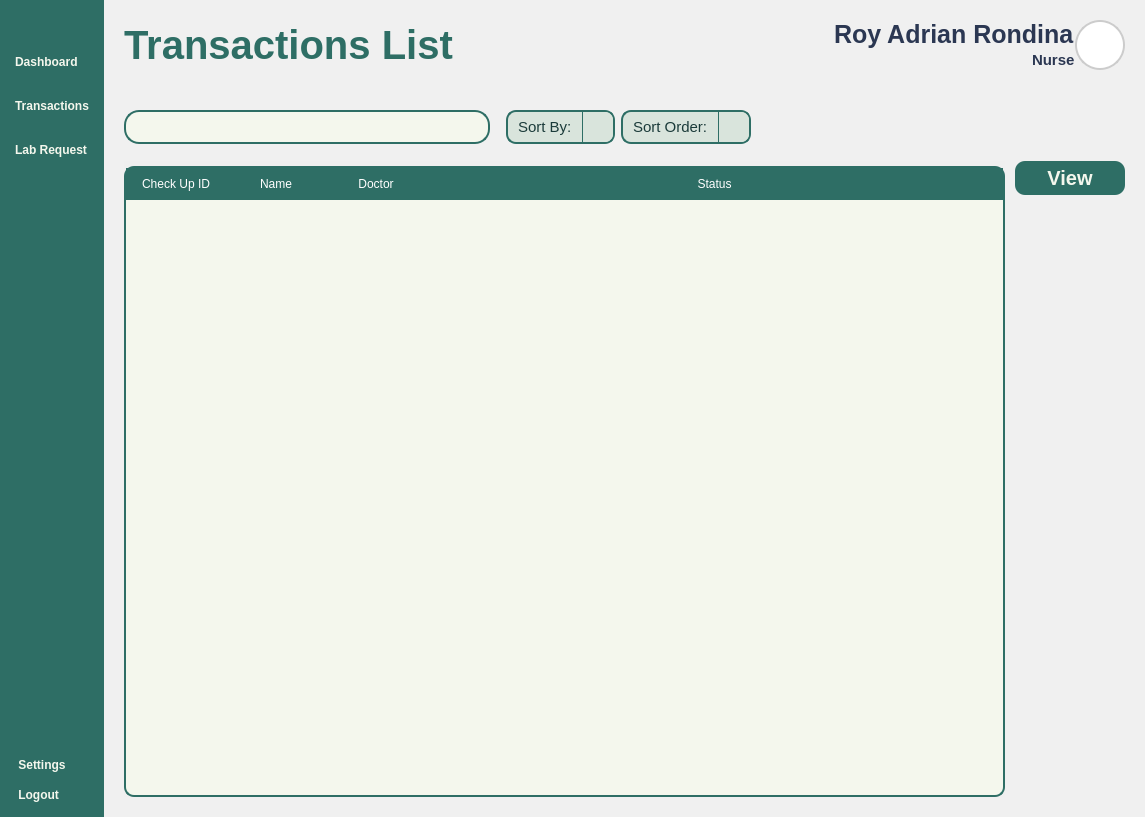
<?xml version="1.0" encoding="UTF-8"?>
<ui version="4.0">
 <class>Form</class>
 <widget class="QWidget" name="Form">
  <property name="geometry">
   <rect>
    <x>0</x>
    <y>0</y>
    <width>1145</width>
    <height>817</height>
   </rect>
  </property>
  <property name="windowTitle">
   <string>Form</string>
  </property>
  <property name="styleSheet">
   <string notr="true">*{
	padding: 0px;
	margin: 0px;
	border: 0px;
}
QPushButton {
	font: 900 16pt &quot;Satoshi Black&quot;;
	background-color: transparent;
 	border-radius: 10px;
	font-weight: bold;	
	color: #F4F7ED;
	text-align: left;
	padding: 5px 5px;
}
#NavBar {
    background-color: #2E6E65; 
}
QLabel {
	font: 900 10pt &quot;Satoshi Black&quot;;
	font-size: 20px;
	font-weight: bold;
	color: #2E6E65;
	qproperty-alignment: 'AlignLeft';
    qproperty-wordWrap: true;
	background: transparent;
}

</string>
  </property>
  <layout class="QHBoxLayout" name="horizontalLayout">
   <property name="spacing">
    <number>0</number>
   </property>
   <property name="leftMargin">
    <number>0</number>
   </property>
   <property name="topMargin">
    <number>0</number>
   </property>
   <property name="rightMargin">
    <number>0</number>
   </property>
   <property name="bottomMargin">
    <number>0</number>
   </property>
   <item>
    <widget class="QWidget" name="NavBar" native="true">
     <property name="sizePolicy">
      <sizepolicy hsizetype="Preferred" vsizetype="Expanding">
       <horstretch>0</horstretch>
       <verstretch>0</verstretch>
      </sizepolicy>
     </property>
     <layout class="QVBoxLayout" name="verticalLayout_3">
      <property name="spacing">
       <number>6</number>
      </property>
      <property name="leftMargin">
       <number>10</number>
      </property>
      <property name="topMargin">
       <number>10</number>
      </property>
      <property name="rightMargin">
       <number>10</number>
      </property>
      <property name="bottomMargin">
       <number>10</number>
      </property>
      <item>
       <widget class="QPushButton" name="DashBoardButton_2">
        <property name="text">
         <string/>
        </property>
        <property name="icon">
         <iconset resource="../Images/resources.qrc">
          <normaloff>:/icons/icons/align-justify.svg</normaloff>:/icons/icons/align-justify.svg</iconset>
        </property>
        <property name="iconSize">
         <size>
          <width>40</width>
          <height>40</height>
         </size>
        </property>
       </widget>
      </item>
      <item>
       <spacer name="verticalSpacer_3">
        <property name="orientation">
         <enum>Qt::Vertical</enum>
        </property>
        <property name="sizeType">
         <enum>QSizePolicy::Fixed</enum>
        </property>
        <property name="sizeHint" stdset="0">
         <size>
          <width>20</width>
          <height>10</height>
         </size>
        </property>
       </spacer>
      </item>
      <item>
       <layout class="QVBoxLayout" name="MainButtons_2">
        <property name="spacing">
         <number>20</number>
        </property>
        <property name="sizeConstraint">
         <enum>QLayout::SetNoConstraint</enum>
        </property>
        <item>
         <widget class="QPushButton" name="DashboardButton">
          <property name="text">
           <string>Dashboard</string>
          </property>
          <property name="icon">
           <iconset resource="../Images/resources.qrc">
            <normaloff>:/icons/icons/layout-dashboard.svg</normaloff>:/icons/icons/layout-dashboard.svg</iconset>
          </property>
          <property name="iconSize">
           <size>
            <width>40</width>
            <height>40</height>
           </size>
          </property>
         </widget>
        </item>
        <item>
         <widget class="QPushButton" name="TransactionsButton">
          <property name="styleSheet">
           <string notr="true">QPushButton{
	font: 900 20pt &quot;Satoshi Black&quot;;	
}</string>
          </property>
          <property name="text">
           <string>Transactions</string>
          </property>
          <property name="icon">
           <iconset resource="../Images/resources.qrc">
            <normaloff>:/icons/icons/tickets.svg</normaloff>:/icons/icons/tickets.svg</iconset>
          </property>
          <property name="iconSize">
           <size>
            <width>40</width>
            <height>40</height>
           </size>
          </property>
         </widget>
        </item>
        <item>
         <widget class="QPushButton" name="LabButton">
          <property name="text">
           <string>Lab Request</string>
          </property>
          <property name="icon">
           <iconset resource="../Images/resources.qrc">
            <normaloff>:/icons/icons/test-tubes.svg</normaloff>:/icons/icons/test-tubes.svg</iconset>
          </property>
          <property name="iconSize">
           <size>
            <width>40</width>
            <height>40</height>
           </size>
          </property>
         </widget>
        </item>
       </layout>
      </item>
      <item>
       <spacer name="verticalSpacer_4">
        <property name="orientation">
         <enum>Qt::Vertical</enum>
        </property>
        <property name="sizeType">
         <enum>QSizePolicy::Expanding</enum>
        </property>
        <property name="sizeHint" stdset="0">
         <size>
          <width>20</width>
          <height>40</height>
         </size>
        </property>
       </spacer>
      </item>
      <item>
       <layout class="QVBoxLayout" name="verticalLayout_4">
        <property name="sizeConstraint">
         <enum>QLayout::SetNoConstraint</enum>
        </property>
        <item>
         <widget class="QPushButton" name="ProfileButton">
          <property name="text">
           <string> Settings</string>
          </property>
          <property name="icon">
           <iconset resource="../Images/resources.qrc">
            <normaloff>:/icons/icons/user-round-cog.svg</normaloff>:/icons/icons/user-round-cog.svg</iconset>
          </property>
          <property name="iconSize">
           <size>
            <width>40</width>
            <height>40</height>
           </size>
          </property>
         </widget>
        </item>
        <item>
         <widget class="QPushButton" name="pushButton_10">
          <property name="text">
           <string> Logout</string>
          </property>
          <property name="icon">
           <iconset resource="../Images/resources.qrc">
            <normaloff>:/icons/icons/log-out.svg</normaloff>:/icons/icons/log-out.svg</iconset>
          </property>
          <property name="iconSize">
           <size>
            <width>40</width>
            <height>40</height>
           </size>
          </property>
         </widget>
        </item>
       </layout>
      </item>
     </layout>
    </widget>
   </item>
   <item>
    <widget class="QFrame" name="MainBodyContainer">
     <property name="styleSheet">
      <string notr="true">#MainBodyContainer {
	background-color: #f0f0f0;
}

#Header {
	padding: 20px 20px;
	padding-bottom: 10px;
}
QLabel {
    padding: 0px;
}
#UserType_2 {
	font: 300 10pt &quot;Lexend Light&quot;;
	font-size: 15px;
	color: #2B3752;
}
#UserName_2 {
	font: 600 10pt &quot;Lexend SemiBold&quot;;
	font-size: 25px;
	color: #2B3752;
}
#InterfaceTitle{
	font-size: 40px;
}
QGraphicsView {
    border: 2px solid #ccc;
    border-radius: 25px;
    background: white;
}

QComboBox {
    background-color: #2E6E65;
    font-size: 15px;
    color: #1b3b3a;
    border-radius: 10px;
    padding: 5px 10px;
    border: 1px solid #2E6E65;
}

QComboBox::drop-down {
    background: transparent;
    border: none;
    width: 20px;
}





</string>
     </property>
     <property name="frameShape">
      <enum>QFrame::StyledPanel</enum>
     </property>
     <property name="frameShadow">
      <enum>QFrame::Raised</enum>
     </property>
     <layout class="QVBoxLayout" name="verticalLayout_5">
      <property name="spacing">
       <number>0</number>
      </property>
      <property name="leftMargin">
       <number>0</number>
      </property>
      <property name="topMargin">
       <number>0</number>
      </property>
      <property name="rightMargin">
       <number>0</number>
      </property>
      <property name="bottomMargin">
       <number>0</number>
      </property>
      <item>
       <widget class="QFrame" name="Header">
        <property name="sizePolicy">
         <sizepolicy hsizetype="Expanding" vsizetype="Preferred">
          <horstretch>0</horstretch>
          <verstretch>0</verstretch>
         </sizepolicy>
        </property>
        <property name="frameShape">
         <enum>QFrame::StyledPanel</enum>
        </property>
        <property name="frameShadow">
         <enum>QFrame::Raised</enum>
        </property>
        <layout class="QHBoxLayout" name="horizontalLayout_2">
         <property name="spacing">
          <number>0</number>
         </property>
         <property name="leftMargin">
          <number>0</number>
         </property>
         <property name="topMargin">
          <number>0</number>
         </property>
         <property name="rightMargin">
          <number>0</number>
         </property>
         <property name="bottomMargin">
          <number>0</number>
         </property>
         <item>
          <widget class="QLabel" name="InterfaceTitle">
           <property name="text">
            <string>Transactions List</string>
           </property>
          </widget>
         </item>
         <item>
          <layout class="QHBoxLayout" name="UserPanel">
           <property name="rightMargin">
            <number>0</number>
           </property>
           <item>
            <layout class="QVBoxLayout" name="UserInfo_2">
             <property name="spacing">
              <number>0</number>
             </property>
             <item alignment="Qt::AlignRight">
              <widget class="QLabel" name="UserName_2">
               <property name="text">
                <string>Roy Adrian Rondina</string>
               </property>
               <property name="alignment">
                <set>Qt::AlignLeading</set>
               </property>
              </widget>
             </item>
             <item alignment="Qt::AlignRight">
              <widget class="QLabel" name="UserType_2">
               <property name="text">
                <string>Nurse</string>
               </property>
              </widget>
             </item>
            </layout>
           </item>
           <item>
            <widget class="QFrame" name="Profile">
             <property name="sizePolicy">
              <sizepolicy hsizetype="Fixed" vsizetype="Fixed">
               <horstretch>0</horstretch>
               <verstretch>0</verstretch>
              </sizepolicy>
             </property>
             <property name="minimumSize">
              <size>
               <width>50</width>
               <height>50</height>
              </size>
             </property>
             <property name="maximumSize">
              <size>
               <width>50</width>
               <height>50</height>
              </size>
             </property>
             <property name="frameShape">
              <enum>QFrame::StyledPanel</enum>
             </property>
             <property name="frameShadow">
              <enum>QFrame::Raised</enum>
             </property>
             <layout class="QVBoxLayout" name="verticalLayout_6">
              <property name="spacing">
               <number>0</number>
              </property>
              <property name="leftMargin">
               <number>0</number>
              </property>
              <property name="topMargin">
               <number>0</number>
              </property>
              <property name="rightMargin">
               <number>0</number>
              </property>
              <property name="bottomMargin">
               <number>0</number>
              </property>
              <item>
               <widget class="QGraphicsView" name="ProfilePic">
                <property name="enabled">
                 <bool>true</bool>
                </property>
                <property name="sizePolicy">
                 <sizepolicy hsizetype="Preferred" vsizetype="Preferred">
                  <horstretch>0</horstretch>
                  <verstretch>0</verstretch>
                 </sizepolicy>
                </property>
                <property name="minimumSize">
                 <size>
                  <width>0</width>
                  <height>0</height>
                 </size>
                </property>
               </widget>
              </item>
             </layout>
            </widget>
           </item>
          </layout>
         </item>
        </layout>
       </widget>
      </item>
      <item>
       <widget class="QFrame" name="MainBody">
        <property name="sizePolicy">
         <sizepolicy hsizetype="Expanding" vsizetype="Expanding">
          <horstretch>0</horstretch>
          <verstretch>0</verstretch>
         </sizepolicy>
        </property>
        <property name="styleSheet">
         <string notr="true">#Searchbar {
	border: 2px solid #2E6E65;
	border-radius: 15px;
	text-align: center;
	background-color: transparent;
}


</string>
        </property>
        <property name="frameShape">
         <enum>QFrame::StyledPanel</enum>
        </property>
        <property name="frameShadow">
         <enum>QFrame::Raised</enum>
        </property>
        <layout class="QVBoxLayout" name="verticalLayout_7">
         <property name="spacing">
          <number>0</number>
         </property>
         <property name="leftMargin">
          <number>20</number>
         </property>
         <property name="topMargin">
          <number>11</number>
         </property>
         <property name="rightMargin">
          <number>20</number>
         </property>
         <property name="bottomMargin">
          <number>20</number>
         </property>
         <item>
          <widget class="QFrame" name="SearchBarContainer">
           <property name="sizePolicy">
            <sizepolicy hsizetype="Preferred" vsizetype="Expanding">
             <horstretch>0</horstretch>
             <verstretch>0</verstretch>
            </sizepolicy>
           </property>
           <property name="maximumSize">
            <size>
             <width>16777215</width>
             <height>70</height>
            </size>
           </property>
           <property name="frameShape">
            <enum>QFrame::StyledPanel</enum>
           </property>
           <property name="frameShadow">
            <enum>QFrame::Raised</enum>
           </property>
           <layout class="QHBoxLayout" name="horizontalLayout_4">
            <property name="leftMargin">
             <number>0</number>
            </property>
            <property name="topMargin">
             <number>11</number>
            </property>
            <item>
             <widget class="QWidget" name="SearchBar" native="true">
              <property name="sizePolicy">
               <sizepolicy hsizetype="Expanding" vsizetype="Fixed">
                <horstretch>0</horstretch>
                <verstretch>0</verstretch>
               </sizepolicy>
              </property>
              <property name="styleSheet">
               <string notr="true">#SearchBar {
	background-color: #F4F7ED;
	border: 2px solid #2E6E65;
    border-radius: 15px;
}
#Search{
	background-color: transparent ;
	font: 300 14pt &quot;Lexend Light&quot;;
}</string>
              </property>
              <layout class="QHBoxLayout" name="horizontalLayout_3">
               <property name="spacing">
                <number>0</number>
               </property>
               <property name="leftMargin">
                <number>0</number>
               </property>
               <property name="topMargin">
                <number>5</number>
               </property>
               <property name="rightMargin">
                <number>0</number>
               </property>
               <property name="bottomMargin">
                <number>5</number>
               </property>
               <item>
                <widget class="QPushButton" name="SearchButton">
                 <property name="text">
                  <string/>
                 </property>
                 <property name="icon">
                  <iconset resource="../Images/resources.qrc">
                   <normaloff>:/icons/icons/search.svg</normaloff>:/icons/icons/search.svg</iconset>
                 </property>
                 <property name="iconSize">
                  <size>
                   <width>30</width>
                   <height>30</height>
                  </size>
                 </property>
                </widget>
               </item>
               <item>
                <widget class="QLineEdit" name="Search"/>
               </item>
              </layout>
             </widget>
            </item>
            <item>
             <spacer name="horizontalSpacer_3">
              <property name="orientation">
               <enum>Qt::Horizontal</enum>
              </property>
              <property name="sizeType">
               <enum>QSizePolicy::Maximum</enum>
              </property>
              <property name="sizeHint" stdset="0">
               <size>
                <width>10</width>
                <height>20</height>
               </size>
              </property>
             </spacer>
            </item>
            <item>
             <widget class="QComboBox" name="DiagnoseBox">
              <property name="sizePolicy">
               <sizepolicy hsizetype="Preferred" vsizetype="Fixed">
                <horstretch>0</horstretch>
                <verstretch>0</verstretch>
               </sizepolicy>
              </property>
              <property name="styleSheet">
               <string notr="true">QComboBox {
    background-color: #D9E4DC;
    border: 2px solid #2E6E65;
    border-radius: 10px;
    padding: 5px 10px;
	font: 300 12pt &quot;Lexend Light&quot;;
}
QComboBox::drop-down {
    subcontrol-origin: padding;
    subcontrol-position: top right;
    width: 30px;
    border-left: 1px solid #2E6E65;
    background-color: #D9E4DC;
    border-top-right-radius: 8px;
    border-bottom-right-radius: 8px;
}
QComboBox::down-arrow {
    image: url(:/icons/icons/chevron-down.svg);
    width: 20px;
    height: 20px;
}
QComboBox QAbstractItemView {
    background-color: #F4F7ED;
    selection-background-color: #CCE3D0;
    border: 1px solid #2E6E65;
    border-radius: 2px;
    outline: 0;
	font: 300 12pt &quot;Lexend Light&quot;;
}</string>
              </property>
              <property name="editable">
               <bool>false</bool>
              </property>
              <item>
               <property name="text">
                <string>Sort By:</string>
               </property>
              </item>
             </widget>
            </item>
            <item>
             <widget class="QComboBox" name="DateBox">
              <property name="styleSheet">
               <string notr="true">QComboBox {
    background-color: #D9E4DC;
    border: 2px solid #2E6E65;
    border-radius: 10px;
    padding: 5px 10px;
	font: 300 12pt &quot;Lexend Light&quot;;
}
QComboBox::drop-down {
    subcontrol-origin: padding;
    subcontrol-position: top right;
    width: 30px;
    border-left: 1px solid #2E6E65;
    background-color: #D9E4DC;
    border-top-right-radius: 8px;
    border-bottom-right-radius: 8px;
}
QComboBox::down-arrow {
    image: url(:/icons/icons/chevron-down.svg);
    width: 20px;
    height: 20px;
}
QComboBox QAbstractItemView {
    background-color: #F4F7ED;
    selection-background-color: #CCE3D0;
    border: 1px solid #2E6E65;
    border-radius: 2px;
    outline: 0;
	font: 300 12pt &quot;Lexend Light&quot;;
}</string>
              </property>
              <item>
               <property name="text">
                <string>Sort Order: </string>
               </property>
              </item>
             </widget>
            </item>
            <item>
             <spacer name="horizontalSpacer_4">
              <property name="orientation">
               <enum>Qt::Horizontal</enum>
              </property>
              <property name="sizeType">
               <enum>QSizePolicy::Expanding</enum>
              </property>
              <property name="sizeHint" stdset="0">
               <size>
                <width>200</width>
                <height>20</height>
               </size>
              </property>
             </spacer>
            </item>
           </layout>
          </widget>
         </item>
         <item>
          <widget class="QWidget" name="widget" native="true">
           <property name="styleSheet">
            <string notr="true">QPushButton {
	font: 900 10pt &quot;Satoshi Black&quot;;
	background-color:  #2E6E65;
	border-radius: 10px;
	font-weight: bold;	
	font-size: 20px;
	color: #F4F7ED;
	text-align: center;
}</string>
           </property>
           <layout class="QHBoxLayout" name="horizontalLayout_5">
            <property name="spacing">
             <number>10</number>
            </property>
            <property name="leftMargin">
             <number>0</number>
            </property>
            <property name="topMargin">
             <number>0</number>
            </property>
            <property name="rightMargin">
             <number>0</number>
            </property>
            <property name="bottomMargin">
             <number>0</number>
            </property>
            <item>
             <widget class="QScrollArea" name="scrollArea">
              <property name="styleSheet">
               <string notr="true">QScrollBar:vertical {
     background: transparent;
     width: 10px;
	border-radius: 5px;
}
QScrollBar::handle:vertical {
    	background: #C0C0C0;
    	border-radius: 5px;
}
QScrollBar::handle:vertical:hover {
    	background: #A0A0A0;
}
QScrollBar::add-line:vertical,
QScrollBar::sub-line:vertical{
    	background: none;
    	border: none;
}</string>
              </property>
              <property name="widgetResizable">
               <bool>true</bool>
              </property>
              <widget class="QWidget" name="scrollAreaWidgetContents">
               <property name="geometry">
                <rect>
                 <x>0</x>
                 <y>0</y>
                 <width>698</width>
                 <height>634</height>
                </rect>
               </property>
               <layout class="QVBoxLayout" name="verticalLayout_2">
                <property name="spacing">
                 <number>0</number>
                </property>
                <property name="leftMargin">
                 <number>0</number>
                </property>
                <property name="topMargin">
                 <number>5</number>
                </property>
                <property name="rightMargin">
                 <number>0</number>
                </property>
                <property name="bottomMargin">
                 <number>0</number>
                </property>
                <item>
                 <widget class="QTableWidget" name="TransactionTable">
                  <property name="styleSheet">
                   <string notr="true">QTableWidget {
	background-color: #F4F7ED;
	gridline-color: transparent;
	border-radius: 10px;
	border: 2px solid #2E6E65;
}
QTableWidget::item {
	border: none;
	font: 16pt &quot;Lexend&quot;;
}
QTableWidget::item:selected {
	background-color: rgba(46, 110, 101, 0.3);
}
QTableWidget QHeaderView::section {
	background-color: #2E6E65;
	color: white;
	padding: 5px;
	font: 18px &quot;Lexend Medium&quot;;
	border: 2px solid #2E6E65;
}</string>
                  </property>
                  <attribute name="horizontalHeaderStretchLastSection">
                   <bool>true</bool>
                  </attribute>
                  <column>
                   <property name="text">
                    <string>Check Up ID</string>
                   </property>
                  </column>
                  <column>
                   <property name="text">
                    <string>Name</string>
                   </property>
                  </column>
                  <column>
                   <property name="text">
                    <string>Doctor</string>
                   </property>
                  </column>
                  <column>
                   <property name="text">
                    <string>Status</string>
                   </property>
                  </column>
                 </widget>
                </item>
               </layout>
              </widget>
             </widget>
            </item>
            <item alignment="Qt::AlignTop">
             <widget class="QWidget" name="widget_2" native="true">
              <property name="sizePolicy">
               <sizepolicy hsizetype="Fixed" vsizetype="Fixed">
                <horstretch>0</horstretch>
                <verstretch>0</verstretch>
               </sizepolicy>
              </property>
              <property name="minimumSize">
               <size>
                <width>110</width>
                <height>0</height>
               </size>
              </property>
              <property name="maximumSize">
               <size>
                <width>110</width>
                <height>16777215</height>
               </size>
              </property>
              <layout class="QVBoxLayout" name="verticalLayout">
               <property name="spacing">
                <number>5</number>
               </property>
               <property name="leftMargin">
                <number>0</number>
               </property>
               <property name="topMargin">
                <number>0</number>
               </property>
               <property name="rightMargin">
                <number>0</number>
               </property>
               <property name="bottomMargin">
                <number>0</number>
               </property>
               <item>
                <widget class="QPushButton" name="ViewButton">
                 <property name="text">
                  <string>View</string>
                 </property>
                </widget>
               </item>
              </layout>
             </widget>
            </item>
           </layout>
          </widget>
         </item>
        </layout>
       </widget>
      </item>
     </layout>
    </widget>
   </item>
  </layout>
 </widget>
 <resources>
  <include location="../Images/resources.qrc"/>
 </resources>
 <connections/>
</ui>
